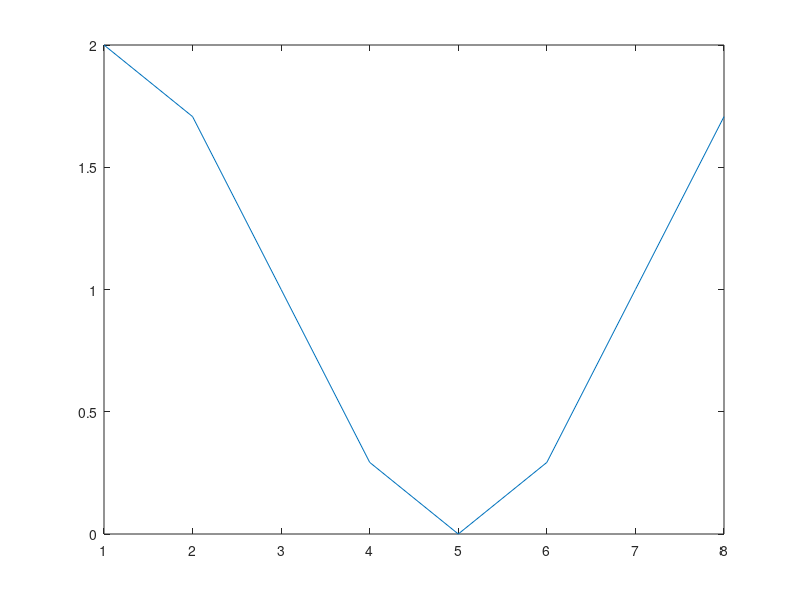
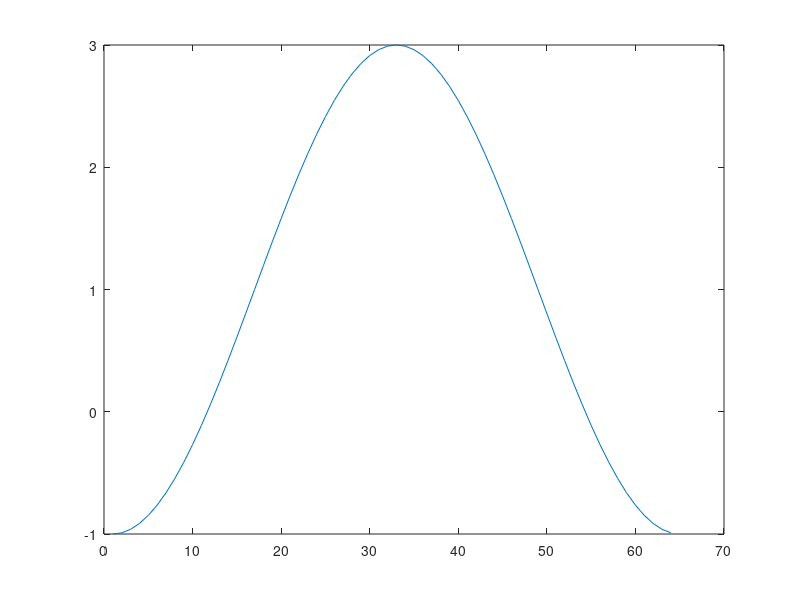

Reproduce these figures in MATLAB, in order.
clear;
close all;
S = [0 0 0 -1 -1 0 0 0]
shiftedS = fftshift(S);
shiftedS;
Y = fft([1 0 0 0 0 0 0 1]);
figure(1)
plot([1:8],Y);

N = 64;
x = zeros(1,N);
x(1,[N/2,N/2 + 1, N/2 + 2]) = [-1,1,-1];
xshifted = fftshift(x);
y = fft(xshifted);
figure(2)
plot(1:64 , y(1:64))